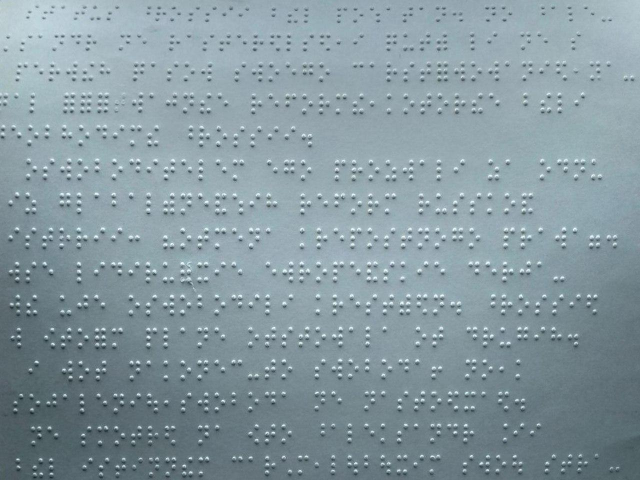
#> input picture dataFiles/origImage/perfect3.jpg, 1280 x 960 px (shown at 1/2 size)
$ python processing_symbol.py
#> lines starting #> are read from the running program, lines starting #| are printed output that depends on the picture; after the words box and inside, x2 and y2 are one past the last pixel; in counts of white or black regions, pixels touching at a corner belong together
### preprocessing/processing_string.py
import cv2 as cv
import numpy as np
from matplotlib import pyplot as plt
from os import system as sys
import os

# [81 lines left out: functions showImage, getCoordSymbols, not called in this run]
def show2Image(img1,img2):
    '''func for show 2 image inone plot'''
    # powerful compared for showImage
    plt.subplot(1,2,1), plt.imshow(cv.cvtColor(img1,cv.COLOR_BGR2RGB))
    plt.title(1), plt.xticks([]),plt.yticks([])
    plt.subplot(1,2,2), plt.imshow(cv.cvtColor(img2,cv.COLOR_BGR2RGB))
    plt.title(2), plt.xticks([]),plt.yticks([])
    plt.show()

# [32 lines left out: functions saveString, saveSymbols, not called in this run]


def readImage(file_path):
    '''only read image and return it'''
    img = cv.imread(file_path,cv.IMREAD_GRAYSCALE)
    return img

def imgModify(img,key,kernel_size=(5,30)):
    '''modify image and return need type'''
    img = cv.GaussianBlur(img, (5, 5), 0)
    img = cv.GaussianBlur(img, (5, 5), 0)
    if key=="edges":
        image = cv.Canny(img,20,70)
    else:
        kernel = np.ones(kernel_size,np.uint8)
        if key=="dilate" or key=="closing" :
            edges = cv.Canny(img,20,70)
            image = cv.dilate(edges,kernel,iterations=1)
        elif key=="closing":
            edges = cv.Canny(img,20,70)
            dilate = cv.dilate(edges,kernel,iterations=1)
            image = cv.morphologyEx(dilate,cv.MORPH_CLOSE,kernel,iterations=2)
        elif key=="open":
            edges = cv.Canny(img,20,70)
            dilate = cv.dilate(edges,kernel,iterations=1)
            closing = cv.morphologyEx(dilate,cv.MORPH_CLOSE,kernel,iterations=2)
            image  = cv.morphologyEx(closing, cv.MORPH_OPEN, kernel,iterations=2)
        elif key =="erode":
            image = cv.erode(img,kernel,iterations = 1)
    return image

# [31 lines left out: functions drawRect, drawLine, contour, not called in this run]

def getCont(img):
    '''find and return big contour'''
    contours, hierarchy = cv.findContours( img.copy(), cv.RETR_TREE, cv.CHAIN_APPROX_SIMPLE)
    contour = []
    sredY = 0
    for n in range(2):
        for cont in contours:
            rect = cv.minAreaRect(cont)
            box = cv.boxPoints(rect)
            x0,y0,x1,y1 = cv.boundingRect(box)
            # y0-=5
            # y1+=5
            if n==0:
                sredY += y1/len(contours)
            else:
                if sredY<y1:
                    if x0<0:
                        x0=0
                    if x1<0:
                        x1=0
                    if y0<0:
                        y0=0
                    if y1<0:
                        y1=0
                    contour.append([x0,y0-5,x1,y1+y0+5])
    return contour[::-1]


def getString(img,contours):
    '''return slice image'''
    img = img.copy()
    _,x = img.shape
    lines = []
    for cont in contours:
        _, y0, _, y1 = cont
        lines.append(img[y0:y1,0:x])
    return lines

# [11 lines left out: function getSymbols, not called in this run]

def returnLines(path):
    img = readImage(path)
    imgMod = imgModify(img, 'open')
#> in imgModify, `edges = cv.Canny(img,20,70)`:
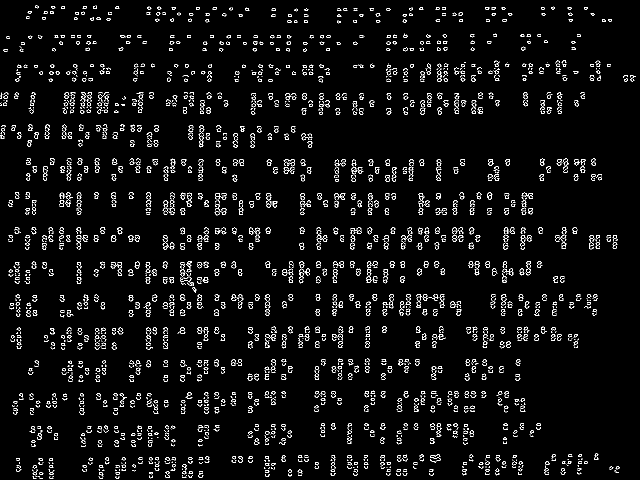
#> edges: shape (960, 1280) (shown at 1/2 size); 3.9% white in thin lines or dots
#> in imgModify, `dilate = cv.dilate(edges,kernel,iterations=1)`:
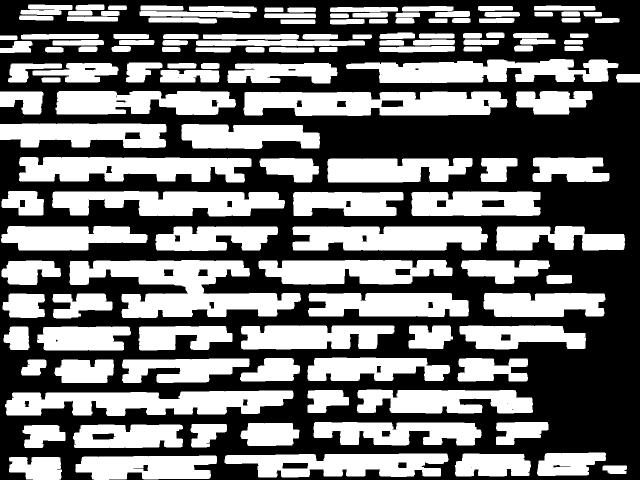
#> dilate: shape (960, 1280) (shown at 1/2 size); 45.5% white; 135 white regions, largest, box (x1, y1, x2, y2) and area: (139, 520, 602, 636) 28267, (487, 183, 1015, 232) 21230, (10, 781, 587, 832) 21084
#> in imgModify, `closing = cv.morphologyEx(dilate,cv.MORPH_CLOSE,kernel,iterations=2)`: closing: shape (960, 1280); 55.3% white; 15 black regions, largest, box (x1, y1, x2, y2) and area: (0, 486, 1280, 931) 239550, (0, 138, 1280, 476) 196395, (0, 0, 1280, 148) 86736
#> in imgModify, `image  = cv.morphologyEx(closing, cv.MORPH_OPEN, kernel,iterations=2)`:
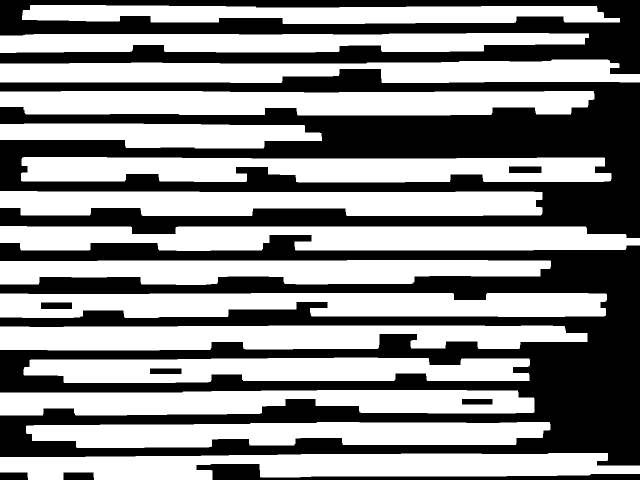
#> image: shape (960, 1280) (shown at 1/2 size); 54.5% white; 10 black regions
    contour = getCont(imgMod)
#> in getCont, `contours, hierarchy = cv.findContours( img.copy(), cv.RETR_TREE, cv.CH..`: contours = 19 contours; largest, box (x1, y1, x2, y2) and area: (0, 452, 1280, 502) 51739, (0, 586, 1214, 636) 50623, (0, 182, 1189, 231) 50476, (0, 906, 1280, 960) 50456, (42, 314, 1223, 365) 50263
#> after the loop in getCont, `for n in range(2):`: contour = 13 items, first 6: [0, 896, 1281, 969], [51, 835, 1050, 902], [0, 772, 1070, 837], [46, 707, 1014, 772], [0, 643, 1176, 707], [0, 579, 1215, 641]; sredY = 43.74
#> contour = 13 items, first 6: [0, 113, 1281, 173], [0, 177, 1190, 236], [0, 239, 645, 303], [41, 308, 1182, 370], [0, 376, 1086, 437], [0, 446, 1281, 507]
    lines = getString(img, contour)
#> the loop in getString, `for cont in contours:` made 13 passes
#> (cont, y0, y1) on passes 1 to 12: ([0, 113, 1281, 173], 113, 173), ([0, 177, 1190, 236], 177, 236), ([0, 239, 645, 303], 239, 303), ([41, 308, 1182, 370], 308, 370), ([0, 376, 1086, 437], 376, 437), ([0, 446, 1281, 507], 446, 507), ([0, 514, 1103, 575], 514, 575), ([0, 579, 1215, 641], 579, 641), ([0, 643, 1176, 707], 643, 707), ([46, 707, 1014, 772], 707, 772), ([0, 772, 1070, 837], 772, 837), ([51, 835, 1050, 902], 835, 902)
#> after the loop in getString, `for cont in contours:`: lines = 13 items
#> lines = 13 items
    return lines
# [17 lines left out: functions allAction, showLines, not called in this run]

# [2 lines that do not run on import are left out]

### preprocessing/processing_symbol.py
from processing_string import *
import cv2 as cv
import numpy as np
from matplotlib import pyplot as plt


path = '../dataFiles/origImage/perfect3.jpg'
lines = returnLines(path)
#> lines = 13 items

image = []

def getCoordSymbols(line):
    '''func for return coords X0 and X1 for All symbol'''
    line = line.copy()
    img = imgModify(line,'edges')


    # create kernel any size for next actions
    kernel_dialte = np.ones((100,5),np.uint8)
    kernel_close = np.ones((5,5),np.uint8)
    # Dilate image and close it for get rectagle contours symbols
    dilate = cv.dilate(img,kernel_dialte,iterations=1)
    close = cv.morphologyEx(dilate,cv.MORPH_CLOSE, kernel_close, iterations=1)
    # close is useful image for next actions
    contours, hierarchy = cv.findContours( close.copy(), cv.RETR_EXTERNAL, cv.CHAIN_APPROX_SIMPLE)
    contours = contours[::-1]
    sredX = 0 # sred value X1
    symbols = [] # list for keep coordinates all symbols
    sredX = int(sredX)
    for i in range(2):
        for cont in contours:
            rect = cv.minAreaRect(cont)                # get coordinates
            box = cv.boxPoints(rect)                   # for all symbol
            x0,y0,x1,y1 = cv.boundingRect(box)         #
            if not i:
                sredX += (x1)/len(contours)            # calculate average X1
            else:
                if x1/sredX > 1.5:                     # divide big rectangle
                    x1 = int(x1//2)                    # into 2 small
                    symbols.append([x0,x1])
                    symbols.append([x0+x1,x1])
                elif x1/sredX < 0.7:                   # multiplicate small rectangle
                    x1 = x1*2
                    symbols.append([x0,x1])
                else:
                    symbols.append([x0,x1])            # add normal rectangle

        if not i:
            sredX = int(sredX)
        symbols.sort()
        space = []                                     # keep space value
        for i in range(len(symbols)):
            if not i:
                x0_ , x1_ = symbols[i]
                x_ = x0_ + x1_                         # calculate coords prevous symbol
            else:
                x0 , _ = symbols[i]
                if sredX < x0-x_:
                    space.append([x_,sredX])
                x0_ , x1_ = symbols[i]
                x_ = x0_ + x1_                          # calculate coords symbol
                                                        # for next iterations


        symbols.extend(space)                           # add space in default list
        symbols.sort()
    return symbols

# [15 lines of commented-out code are left out]


def getSymbols(lines):
    image = []
    for line in lines:
        line = line.copy()
        symbols = getCoordSymbols(line)
        y,x = line.shape
        for sym in symbols:
            x0,x1 = sym
            image.append(line[0:y,x0:x1+x0])
    return image
symbols = getSymbols(lines)
#> the loop in getSymbols, `for line in lines:` made 13 passes
#> y on passes 1 to 12: 60, 59, 64, 62, 61, 61, 61, 62, 64, 65, 65, 67
#> pass 1, in imgModify (call 2), `image = cv.Canny(img,20,70)`:
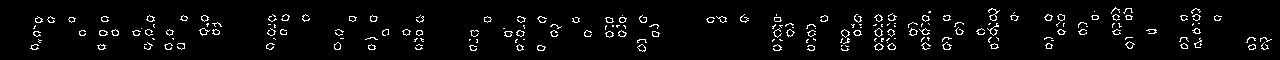
#> image: shape (60, 1280); 4% white in thin lines or dots, all inside (x1, y1, x2, y2) = (30, 7, 1272, 52)
#> after the loop in getSymbols, `for line in lines:`: image = 423 items
#> symbols = 423 items
show2Image(symbols[0], symbols[1])
#> in show2Image, `plt.subplot(1,2,1), plt.imshow(cv.cvtColor(img1,cv.COLOR_BGR2RGB))`:
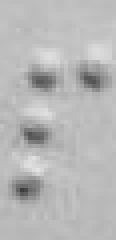
#> img1: shape (60, 29) (shown 4 times larger); min 61, max 227, mean 183.6
#> in show2Image, `plt.subplot(1,2,2), plt.imshow(cv.cvtColor(img2,cv.COLOR_BGR2RGB))`:
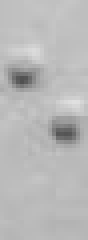
#> img2: shape (60, 22) (shown 4 times larger); min 81, max 224, mean 184.6
#> in show2Image, `plt.show()`:
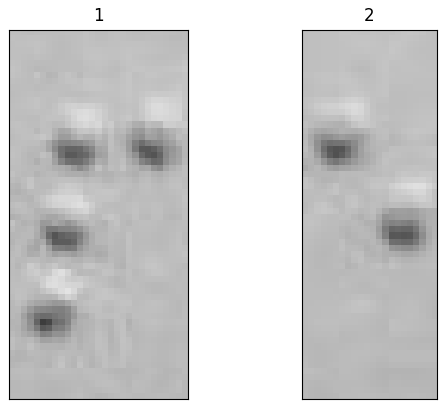
#> figure drawn by matplotlib, 2 panels

$ run again, with dataFiles/origImage/2.jpg copied over dataFiles/origImage/perfect3.jpg
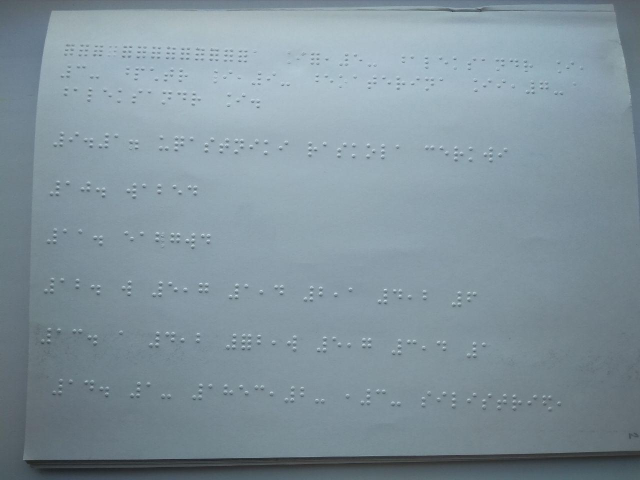
#> input picture dataFiles/origImage/2.jpg, 1280 x 960 px (shown at 1/2 size)
#> in imgModify, `edges = cv.Canny(img,20,70)`:
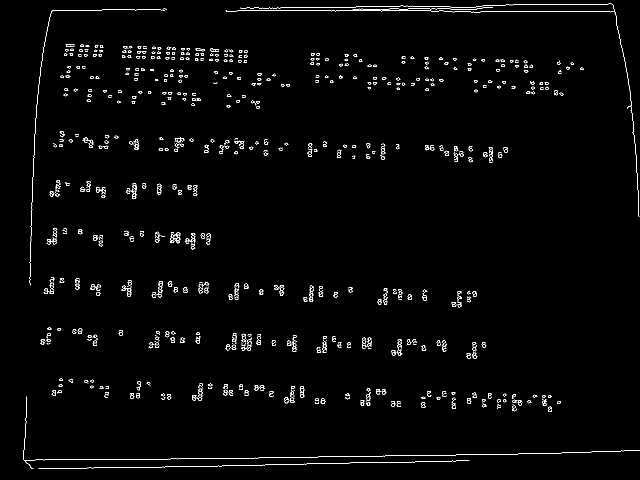
#> edges: shape (960, 1280) (shown at 1/2 size); 1.6% white in thin lines or dots
#> dilate: shape (960, 1280); 17.6% white; 71 white regions, largest, box (x1, y1, x2, y2) and area: (437, 5, 1280, 436) 21188, (45, 15, 349, 573) 18333, (32, 791, 1280, 940) 16222
#> closing: shape (960, 1280); 21.6% white; 4 white regions, box (x1, y1, x2, y2) and area: (47, 15, 1144, 617) 144971, (34, 755, 1280, 940) 52896, (439, 5, 1280, 436) 38741, (69, 653, 990, 720) 28450
#> in getCont, `contours, hierarchy = cv.findContours( img.copy(), cv.RETR_TREE, cv.CH..`: contours = 15 contours; largest, box (x1, y1, x2, y2) and area: (97, 757, 1139, 825) 32256, (58, 261, 1035, 327) 29514, (71, 655, 990, 706) 25454, (49, 553, 972, 607) 24204, (611, 50, 1280, 224) 20971
#> after the loop in getCont, `for n in range(2):`: contour = [[96, 747, 1043, 834], [70, 646, 920, 724], [47, 545, 925, 623], [57, 252, 978, 336], [611, 45, 669, 229]]; sredY = 55.07
#> in returnLines, `contour = getCont(imgMod)`: contour = [[611, 45, 669, 229], [57, 252, 978, 336], [47, 545, 925, 623], [70, 646, 920, 724], [96, 747, 1043, 834]]
#> the loop in getString, `for cont in contours:` made 5 passes
#> (cont, y0, y1) on passes 1 to 5: ([611, 45, 669, 229], 45, 229), ([57, 252, 978, 336], 252, 336), ([47, 545, 925, 623], 545, 623), ([70, 646, 920, 724], 646, 724), ([96, 747, 1043, 834], 747, 834)
#> after the loop in getString, `for cont in contours:`: lines = 5 items
#> the loop in getSymbols, `for line in lines:` made 5 passes
#> y on passes 1 to 5: 184, 84, 78, 78, 87
#> after the loop in getSymbols, `for line in lines:`: image = 147 items
#> in show2Image, `plt.show()`:
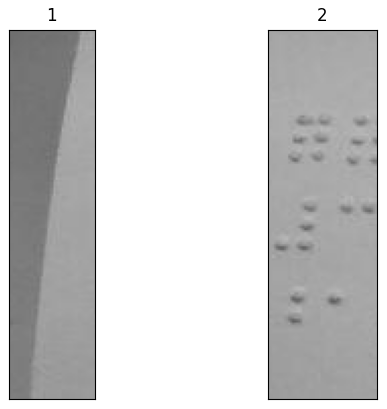
#> figure drawn by matplotlib, 2 panels
